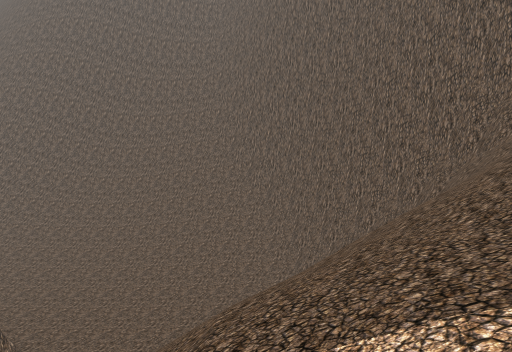
View 1 (above)

19 first-person views from a walk through a Unity game level. The camera is 1.5 m above the floor, looks level and sees 85° across. The floor is counted in squares, 2 m on a side. Each view is taken from the middle of a square. On the plan, view 1 faces up. The plan holds only what a view shows up to about 10 squares ahead; the rest is blank. The place goes on beyond the plan. The player character is not drawn.

View 2
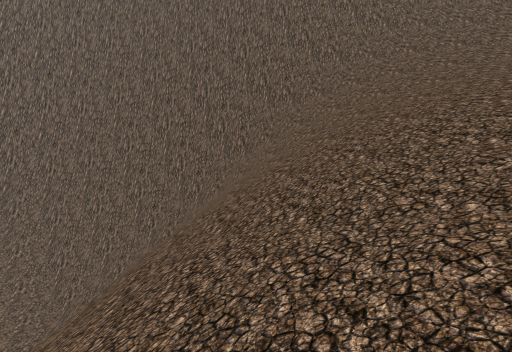

View 3
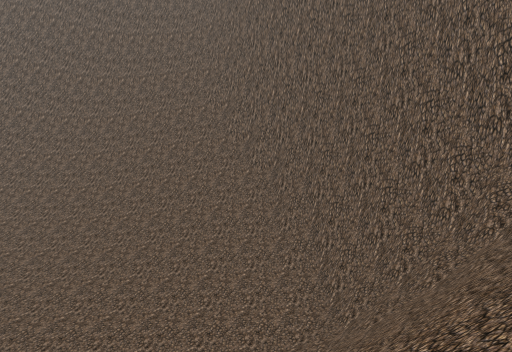

View 4
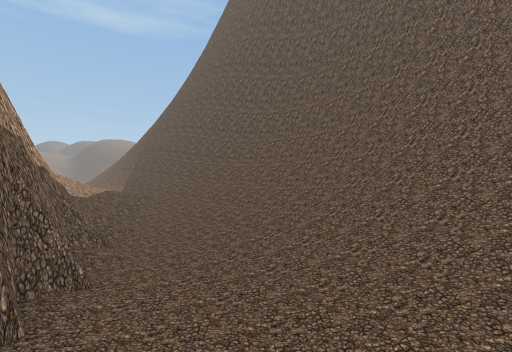

View 5
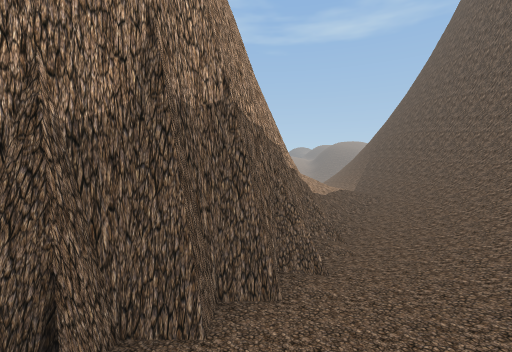

View 6
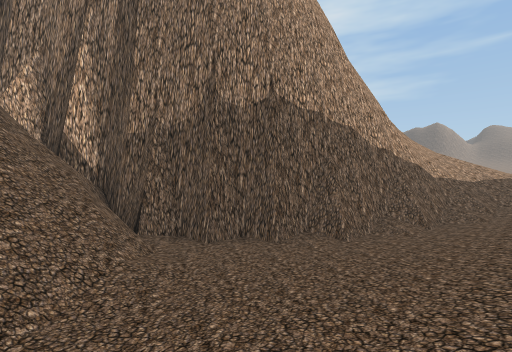

View 7
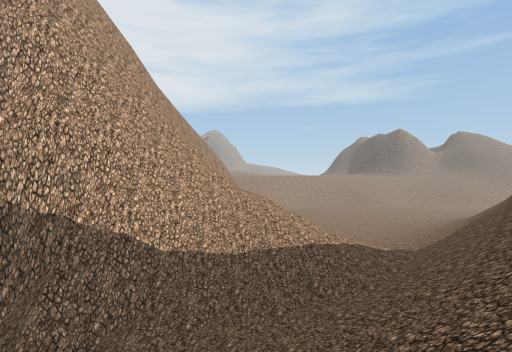

View 8
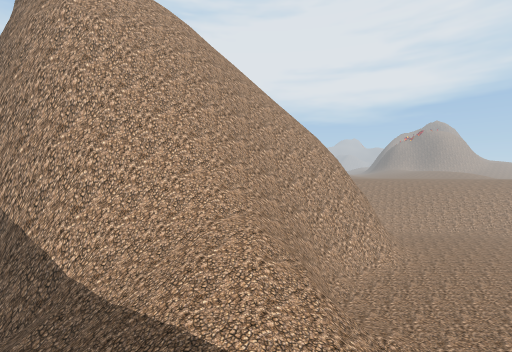

View 9
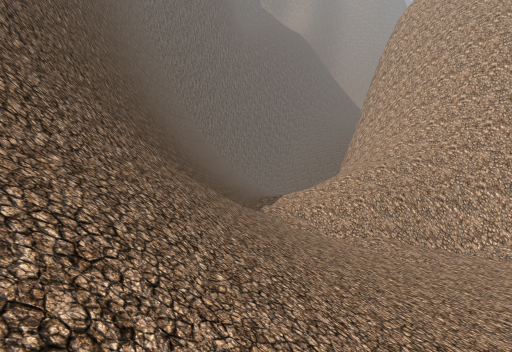

View 10
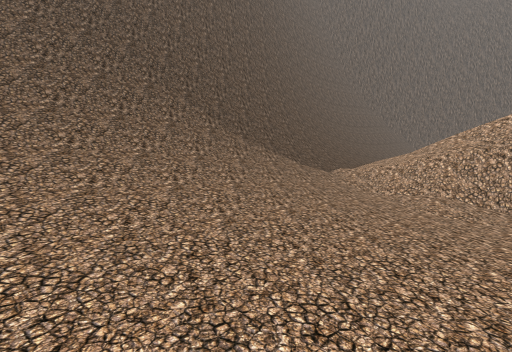

View 11
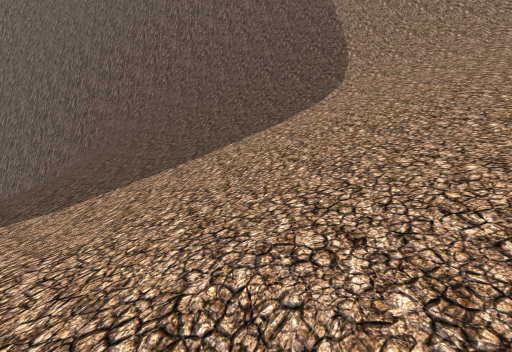

View 12
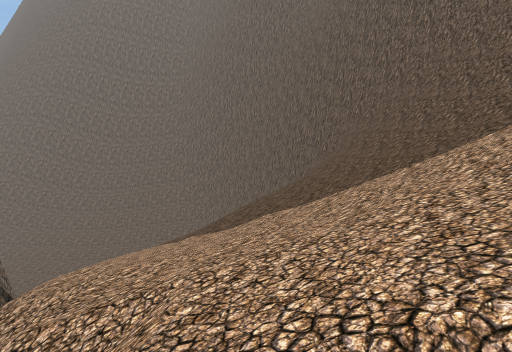

View 13
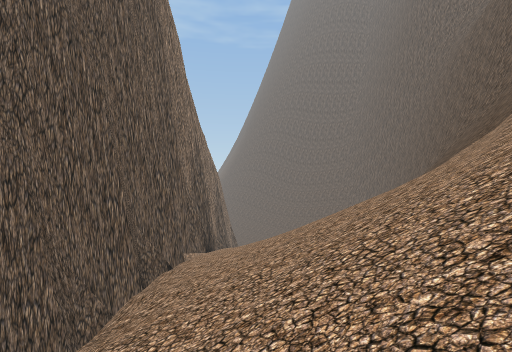

View 14
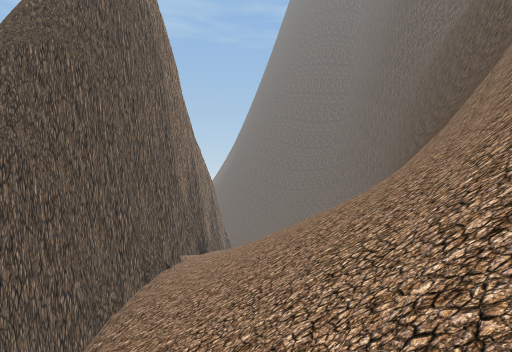

View 15
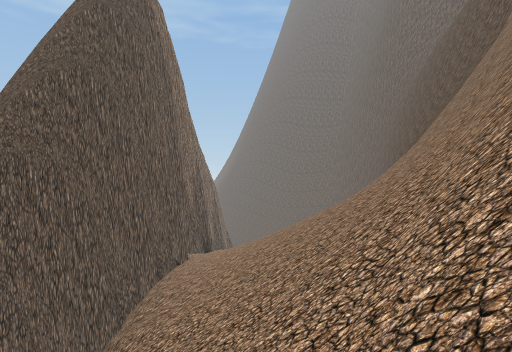

View 16
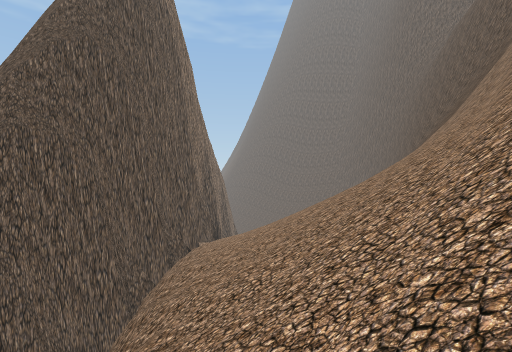

View 17
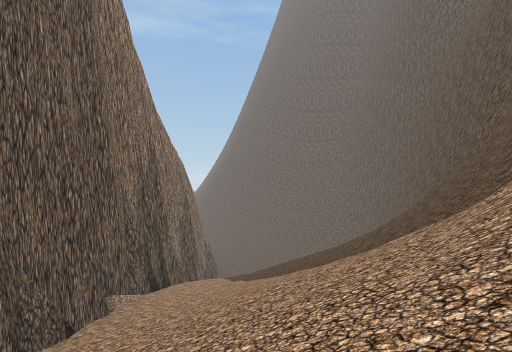

View 18
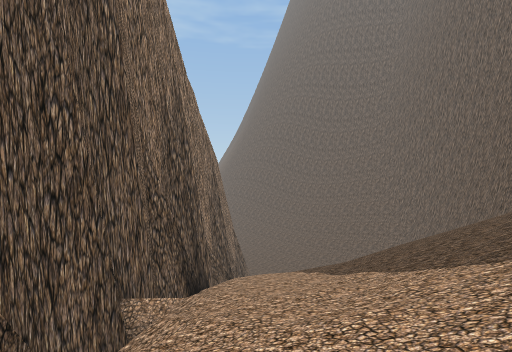

View 19
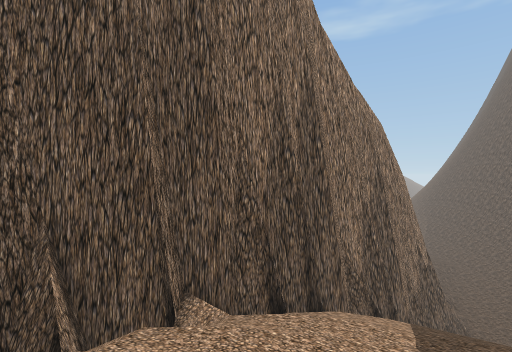

### Floor plan
Key: @ floor where view 1 was taken; # wall or solid block; . main floor; - floor 0.25 m lower than the main floor; : floor 0.5 m higher than the main floor; + floor 0.75 m higher than the main floor; _ floor 0.75 m lower than the main floor; * floor 1.75 m higher than the main floor; % floor 11.25 m higher than the main floor; / step, stairs or slope; = window, fence, low wall or low ledge; v drop or lower ground.
Columns run from 22 left of view 1 to 14 right of it. Each row starts with its distance up from view 1.
 14 #############//=/#######
 13 //####/////////////////##
 12 ////////////////////////#
 11 ///////***//////////////##
 10 ++++++/////::::::::::///###
  9 ......///////..........//###
  8 ....../#///###=------. ///###
  7 ------=v///#####/_--// ////###
  6  _____##==##   ##/_/// // /=###
  5 ______#####     ##_/// //////##
  4 _____###         ###//////////##
  3 ___/##            ##v/////////##
  2                    #v//////////##
  1                    ##//////////=#
  0                     ##@/////////##
 -1                      ##//////////##
 -2                       #///////////#
 -3                       ##//////////##
 -4                        #v//%///////##
 -5                        ##v/////////##
 -6                         #   ////////#
 -7                         #v  ////////#
 -8                         ##   ///////#
 -9                          #v   v//////
-10                                v/////
-11                                    //

Where each view was taken, in squares from view 1:
view 1: 0 up, 0 right, facing up
view 2: 1 up, 0 right, facing up-right
view 3: 4 up, 0 right, facing up
view 4: 6 up, 1 left, facing up-left
view 5: 6 up, 1 left, facing left
view 6: 10 up, 1 left, facing down-left
view 7: 13 up, 8 left, facing down-left
view 8: 13 up, 14 left, facing down
view 9: 11 up, 22 left, facing right
view 10: 7 up, 22 left, facing up-right
view 11: 5 down, 4 right, facing up-right
view 12: 5 down, 4 right, facing up
view 13: 9 down, 11 right, facing up-left
view 14: 10 down, 13 right, facing up-left
view 15: 11 down, 14 right, facing up-left
view 16: 11 down, 13 right, facing up-left
view 17: 6 down, 10 right, facing up-left
view 18: 5 down, 6 right, facing up-left
view 19: 2 down, 6 right, facing left
